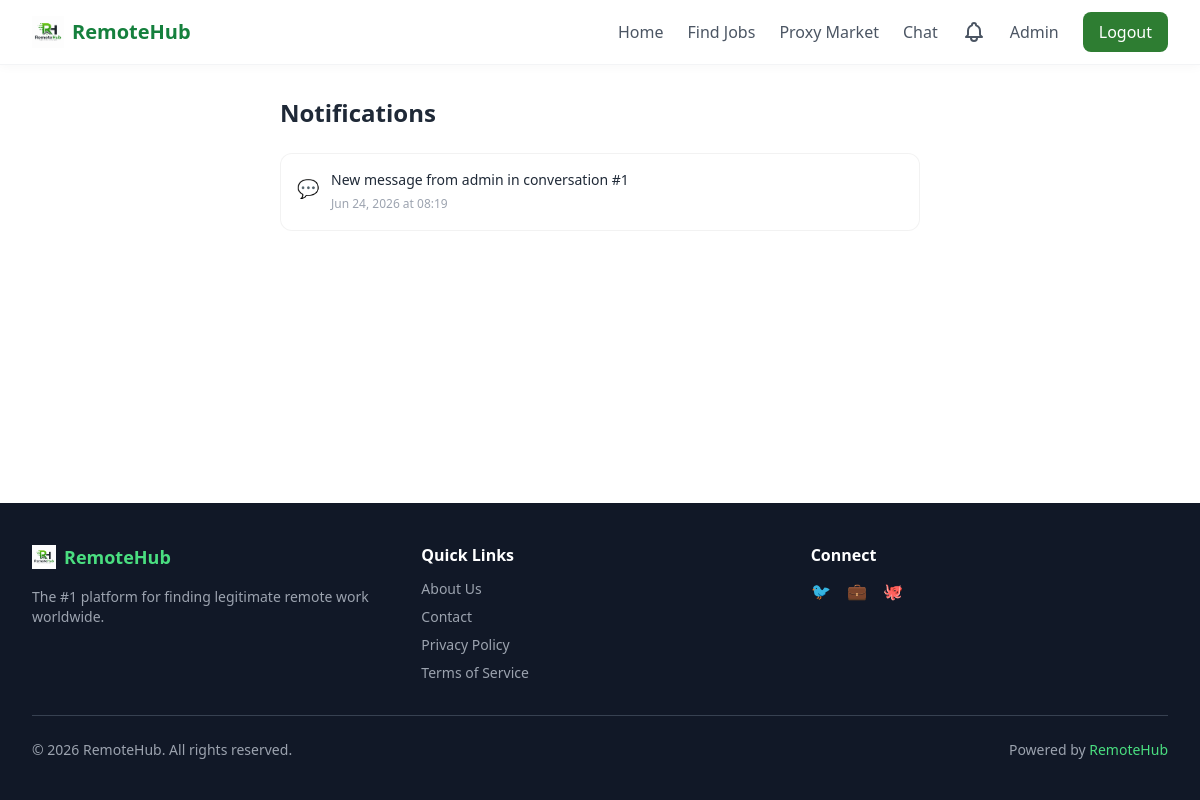
Page /notifications/ (signed in) on the earlier database version.
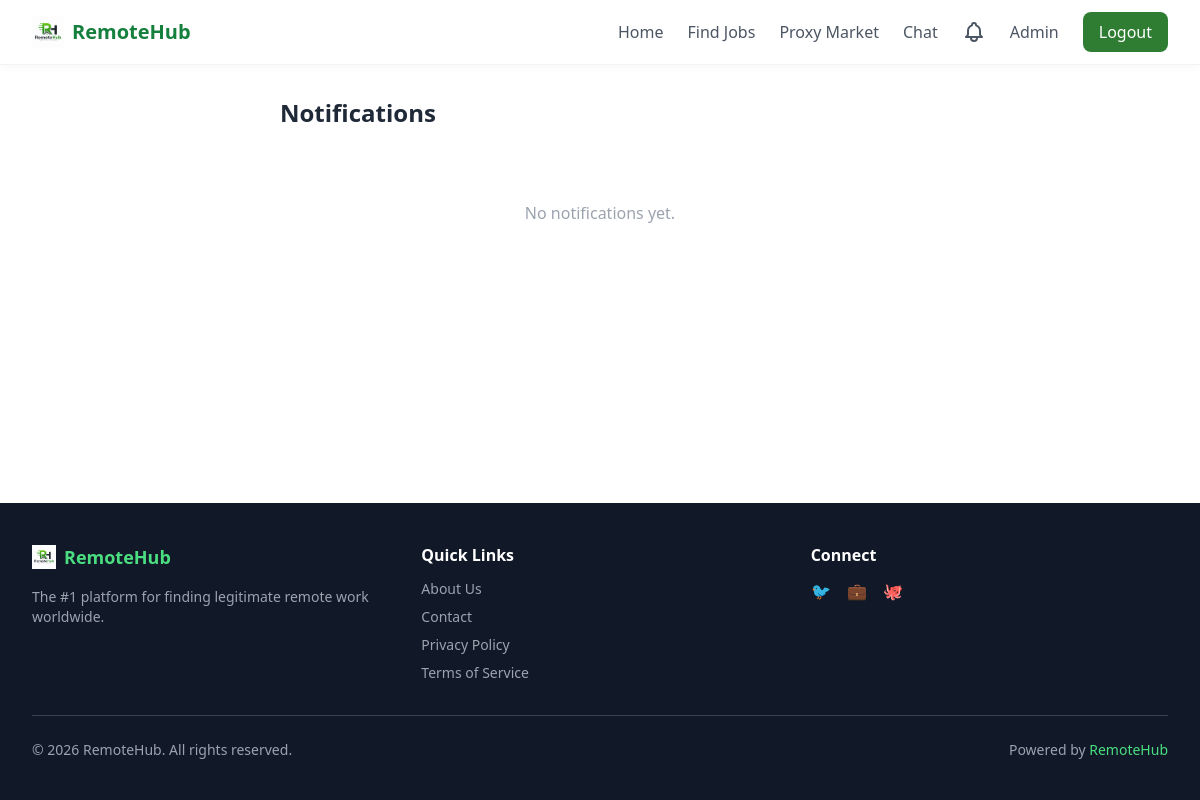
Same page on the later database version.
### models.py (models this page shows)
class Notification(db.Model):
    __tablename__ = 'notifications'
    id = db.Column(db.Integer, primary_key=True)
    user_id = db.Column(db.Integer, db.ForeignKey('users.id'), nullable=False)
    message = db.Column(db.Text, nullable=False)
    type = db.Column(db.String(50))
    is_read = db.Column(db.Boolean, default=False)
    created_at = db.Column(db.DateTime, default=lambda: datetime.now(timezone.utc))

### routes/notifications_routes.py (the view)
@notif_bp.route('/')
@login_required
def list_notifications():
    notifs = Notification.query.filter_by(user_id=current_user.id) \
                .order_by(Notification.created_at.desc()).all()
    unread_count = Notification.query.filter_by(user_id=current_user.id, is_read=False).count()
    return render_template('notifications.html', notifications=notifs, unread_count=unread_count)

### app.py (called while the page is built)
@login_manager.user_loader
def load_user(user_id):
    return db.session.get(User, int(user_id))

### templates/notifications.html (shortened to what this page needs)
{% extends "base.html" %}
{% block content %}
<div class="max-w-2xl mx-auto px-4 py-8">
    <div class="flex justify-between items-center mb-6">
        <h1 class="text-2xl font-bold text-gray-800">Notifications</h1>
    </div>
    {% if notifications %}
    <div class="space-y-3">
        {% for n in notifications %}
        <div class="glass-card rounded-xl p-4 flex items-start gap-3 {% if not n.is_read %}border-l-4 border-green-500{% endif %}">
            <span class="text-lg mt-1">
                {% if n.type == 'chat' %}💬
                {% elif n.type == 'subscription' %}⭐
                {% elif n.type == 'job_alert' %}📌
                {% else %}🔔{% endif %}
            </span>
            <div class="flex-1">
                <p class="text-sm text-gray-800 {% if not n.is_read %}font-semibold{% endif %}">{{ n.message }}</p>
                <span class="text-xs text-gray-400">{{ n.created_at.strftime('%b %d, %Y at %H:%M') }}</span>
            </div>
        </div>
        {% endfor %}
    </div>
    {% else %}
    <p class="text-center text-gray-400 py-12">No notifications yet.</p>
    {% endif %}
</div>
{% endblock %}

Differences in the rows shown:
removed Notification: message "New message from admin in conversation #1", created_at "Jun 24, 2026 at 08:19"
Other differences:
text now shown: "No notifications yet."
